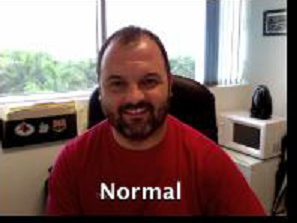
#> input picture 2_Geometric_Transformation/image.png, 297 x 223 px, found by its file name
$ jupyter execute Image_Segmentation.ipynb
#> lines starting #> are read from the running program, lines starting #| are printed output that depends on the picture
[cell 1]
import cv2
import matplotlib.pyplot as plt
import numpy as np
from sklearn.cluster import KMeans
from sklearn.mixture import GaussianMixture
from skimage.segmentation import quickshift
from skimage.segmentation import mark_boundaries

**1.Kmean segmentation**

[cell 2]
img = cv2.imread("anh_data/image.png")
#> img is the input picture: shape (223, 297, 3); mean B, G, R 102.2, 106.1, 129

[cell 3]
X = img.reshape((-1, 3))
kmeans = KMeans(n_clusters = 3, random_state = 0)
kmeans.fit(X)
pred_label = kmeans.predict(X)
X_img = pred_label.reshape(img.shape[:2])
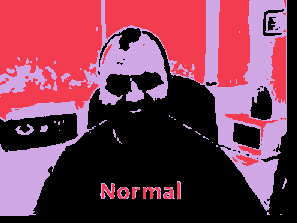
#> X_img: shape (223, 297) int32; 3 distinct labels, from 0 to 2; one colour per label, 0 black
plt.imshow(X_img)

**2.Expectation Maximization Clustering**

[cell 4]
img2 = cv2.imread("anh_data/image.png")

[cell 5]
X = img2.reshape((-1, 3))
em = GaussianMixture(n_components=3, covariance_type='full', max_iter=20, random_state=0)
em.fit(X)
x_pred = em.predict(X)
image_cluster = x_pred.reshape(img2.shape[:2])
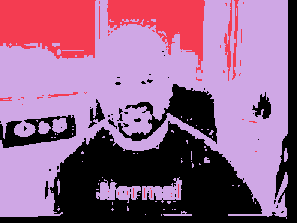
#> image_cluster: shape (223, 297) int64; 3 distinct labels, from 0 to 2; one colour per label, 0 black
plt.imshow(image_cluster)

**3.Mean shift Clustering**

[cell 6]
img3 = cv2.imread("anh_data/image.png")

[cell 7]
segments_quick = quickshift(img3, kernel_size=5, max_dist=10, ratio=0.5)
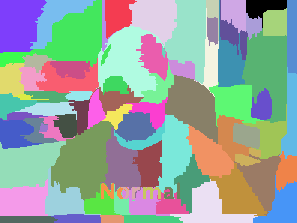
#> segments_quick: shape (223, 297) int64; 82 distinct labels, from 0 to 81; one colour per label, 0 black
plt.imshow(segments_quick)
